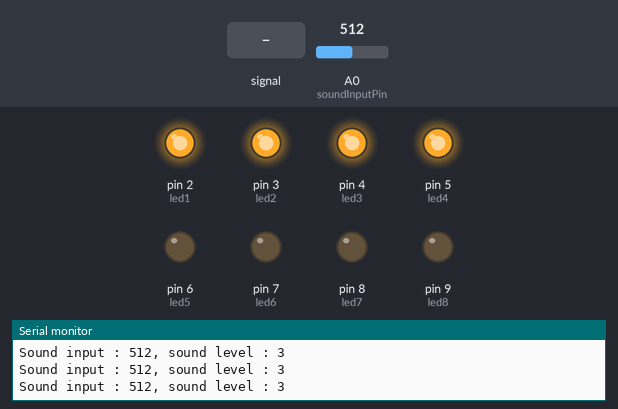
The sketch below on a simulated Arduino Uno, built with avr-gcc and run on an emulated ATmega328P. Shown: output pins drawn as LEDs (lit = HIGH), the last lines printed to the serial monitor. Dashed ring = blinking. Inputs (shaded band) come from the test bench; at power-on: A0 (soundInputPin) = 512.

Above: at 1.2 s.
1.3 s: A0 (soundInputPin) fed a 200 Hz sine of ±81 counts around its level
At 1.56 s:
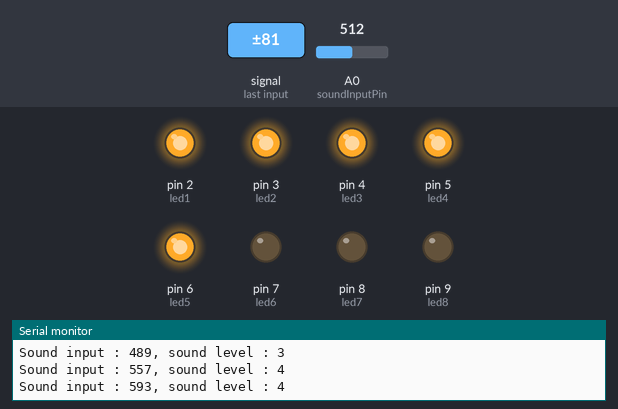
4.3 s: A0 (soundInputPin) set to 716
At 5.5 s:
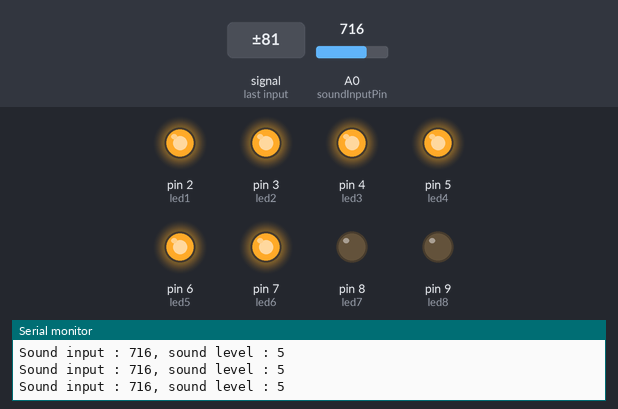
5.8 s: A0 (soundInputPin) fed a 1000 Hz sine of ±255 counts around its level
At 6.19 s:
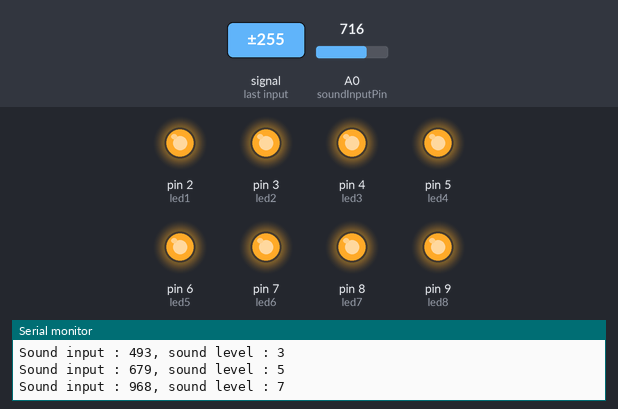
8.8 s: A0 (soundInputPin) set to 306
At 9.1 s:
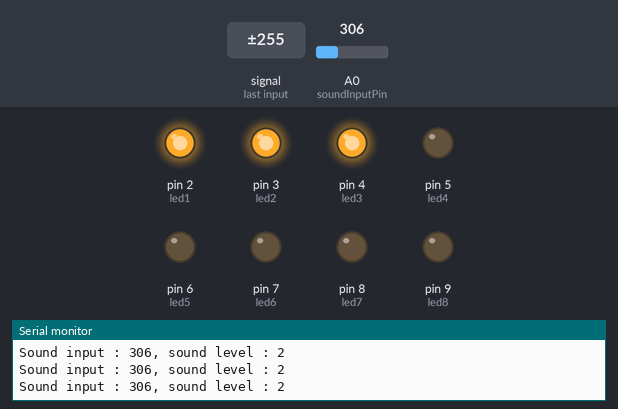
10.3 s: A0 (soundInputPin) fed a 2 Hz sine of ±306 counts around its level
At 12.88 s:
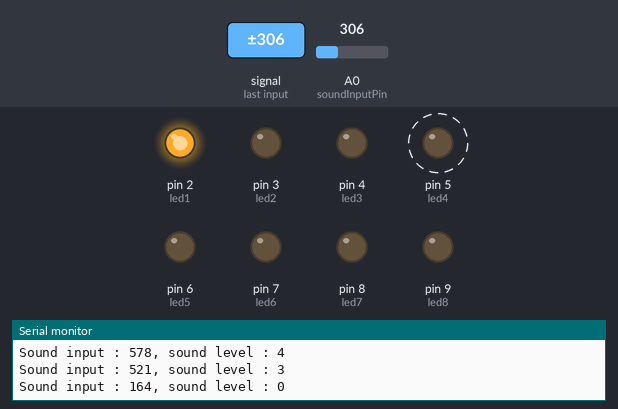
13.3 s: A0 (soundInputPin) set to 122
At 13.3 s:
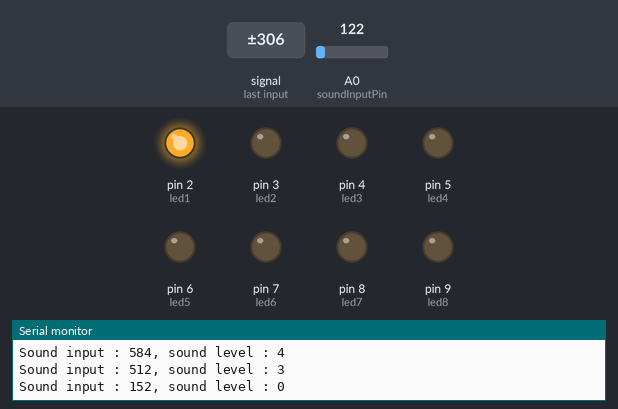
Timing chart, 0 to 15.8 s (numbered marks = the images above; inputs shaded):
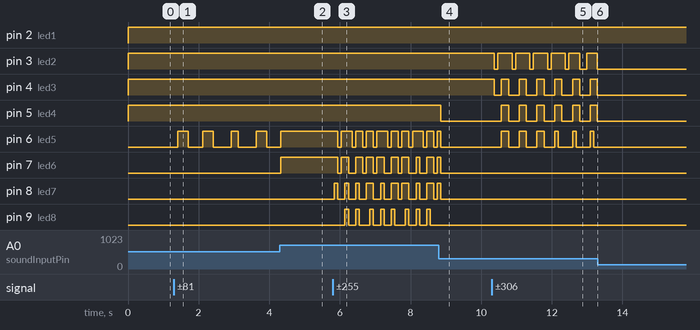

Measured:
- after the input at 1.3 s, pin 6 (led5): LOW → HIGH after 0.11 s, → LOW 0.30 s later, → HIGH 0.40 s later, → LOW 0.30 s later, … (8 changes in this stretch)
- after the input at 4.3 s, pin 6 (led5): goes on until 4.3 s, then stays HIGH; pin 7 (led6): LOW → HIGH at once
- after the input at 5.8 s, pin 6 (led5): HIGH → LOW after 0.14 s, then repeats every 1.0 s: HIGH 0.30 s, 2 × (LOW 0.10 s, HIGH 0.20 s), LOW 0.10 s; pin 7 (led6): HIGH → LOW after 0.14 s, → HIGH 0.10 s later, → LOW 0.20 s later, → HIGH 0.20 s later, … (18 changes in this stretch)
- after the input at 8.8 s, pin 5 (led4): HIGH → LOW after 0.06 s; pin 9 (led8): stops changing and stays LOW
- after the input at 10.3 s, pin 3 (led2): goes 4 × (LOW 0.10 s, HIGH 0.40 s), LOW 0.10 s, HIGH 0.30 s, LOW 0.20 s, HIGH 0.30 s, then LOW, starting after 0.07 s; pin 4 (led3): HIGH → LOW after 0.07 s, then repeats every 0.50 s: HIGH 0.20 s, LOW 0.30 s
- after the input at 13.3 s, pin 3 (led2), pin 4 (led3), pin 5 (led4), pin 6 (led5): stops changing and stays LOW

The sketch:

ex_6_6_start.ino
```cpp
/*
 예제 6.6
 소리 입력
 */

// A0번 핀에서 사운드 입력을 받는다
char soundInputPin = 0;

// 그래프 바 LED 출력핀을 level 변수에 저장
char ledLevel[8] = {2,3,4,5,6,7,8,9};

const int led1 = 2;
const int led2 = 3;
const int led3 = 4;
const int led4 = 5;
const int led5 = 6;
const int led6 = 7;
const int led7 = 8;
const int led8 = 9;
void setup() {
  // 그래프 바 LED 핀을 출력으로 설정
   pinMode(led1, OUTPUT);
// 시리얼 통신을 설정한다.
  Serial.begin(9600);
  pinMode(led2, OUTPUT);
// 시리얼 통신을 설정한다.
  Serial.begin(9600);
  pinMode(led3, OUTPUT);
// 시리얼 통신을 설정한다.
  Serial.begin(9600);
  pinMode(led4, OUTPUT);
// 시리얼 통신을 설정한다.
  Serial.begin(9600);
  pinMode(led5, OUTPUT);
// 시리얼 통신을 설정한다.
  Serial.begin(9600);
  pinMode(led6, OUTPUT);
// 시리얼 통신을 설정한다.
  Serial.begin(9600);
  pinMode(led7, OUTPUT);
// 시리얼 통신을 설정한다.
  Serial.begin(9600);
  pinMode(led8, OUTPUT);
// 시리얼 통신을 설정한다.
  Serial.begin(9600);

  for(int i=0 ; i<=7 ; i++){
    pinMode(ledLevel[i],OUTPUT);
  }
}

void loop(){

  // A0번 핀에서 사운드 입력을 받는다
  int soundInput = analogRead(soundInputPin);
  // 노이즈부분을 제외한 50~900의 범위로 입력받은 사운드 크기를
  // 0~7단계로 변경한다.
  int soundLevel = map(soundInput,50,900,0,7);


  // 전체 LED를 소등한다.
  for(int i = 0; i <= 7; i++) {
    digitalWrite(ledLevel[i],LOW);
  }

  // 0~7 단계 중 입력보다 작은 레벨의 LED는 점등한다.
  for(int i = 0; i <=soundLevel; i++) {
    digitalWrite(ledLevel[i],HIGH);


  }

  Serial.print("Sound input : ");
  Serial.print(soundInput);
  Serial.print(", ");
  Serial.print("sound level : ");
  Serial.println(soundLevel);
 delay(100);

}
```
